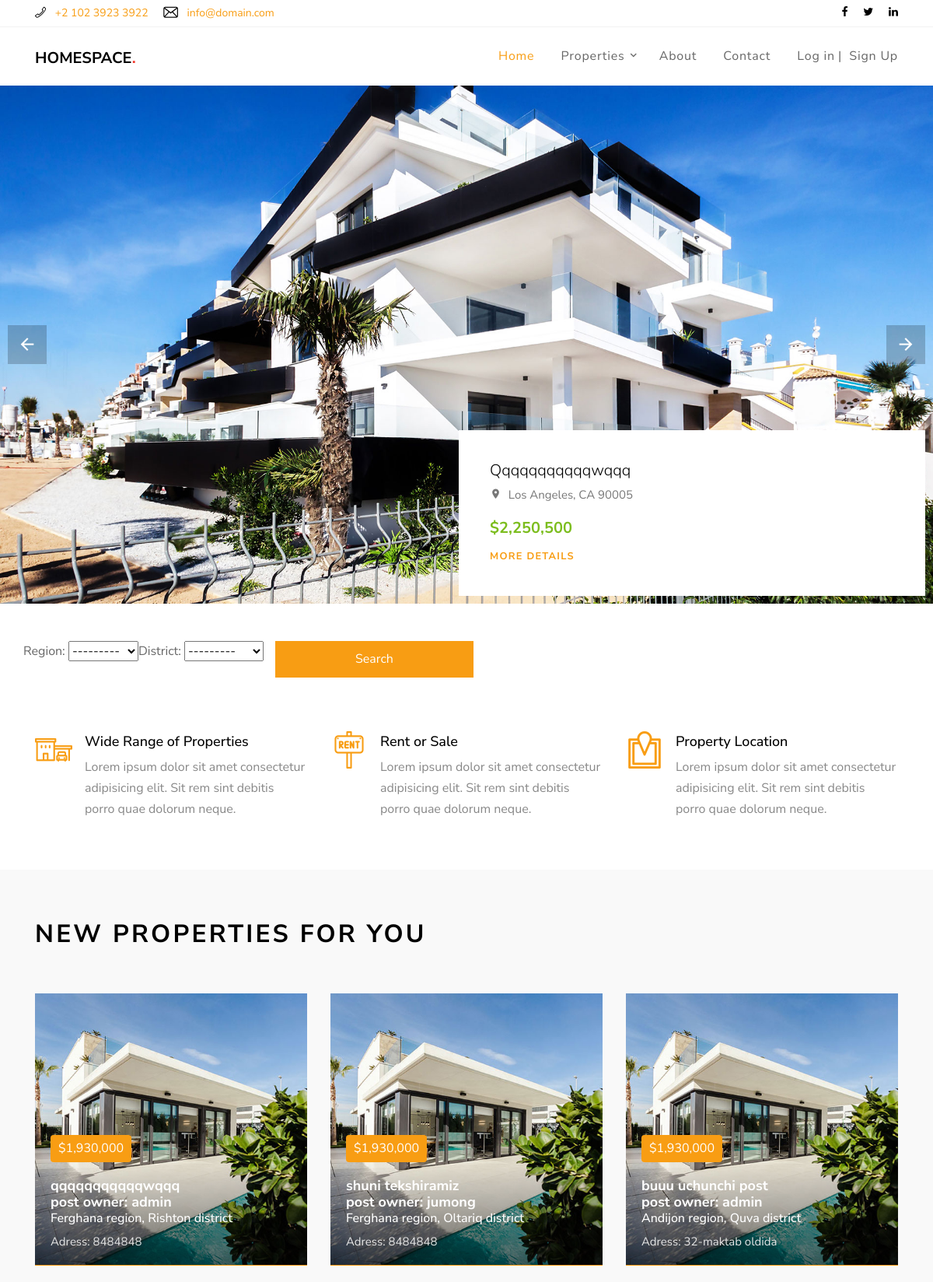
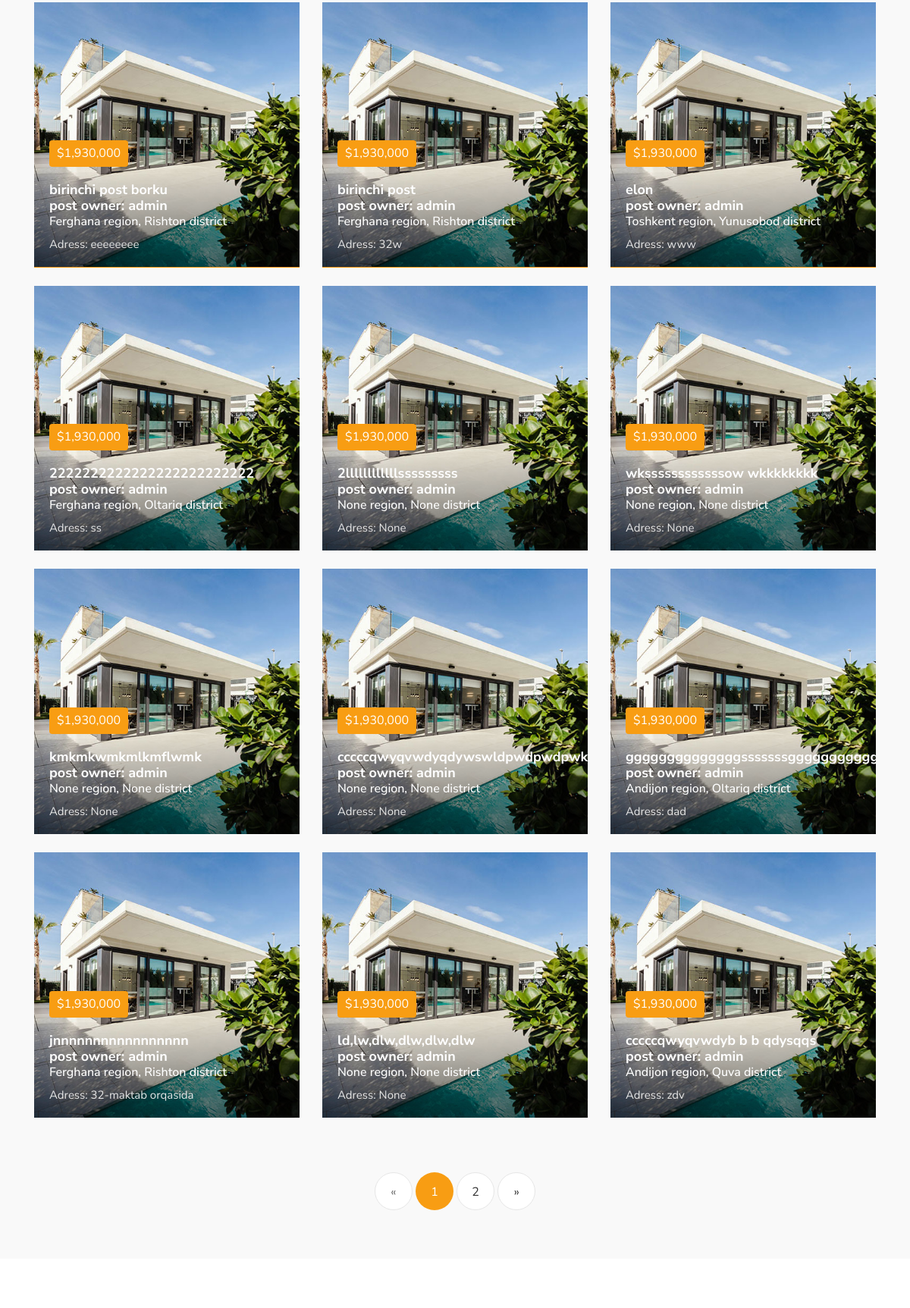
Before: / (upper part) with the older database file (2 pictures, top to bottom).
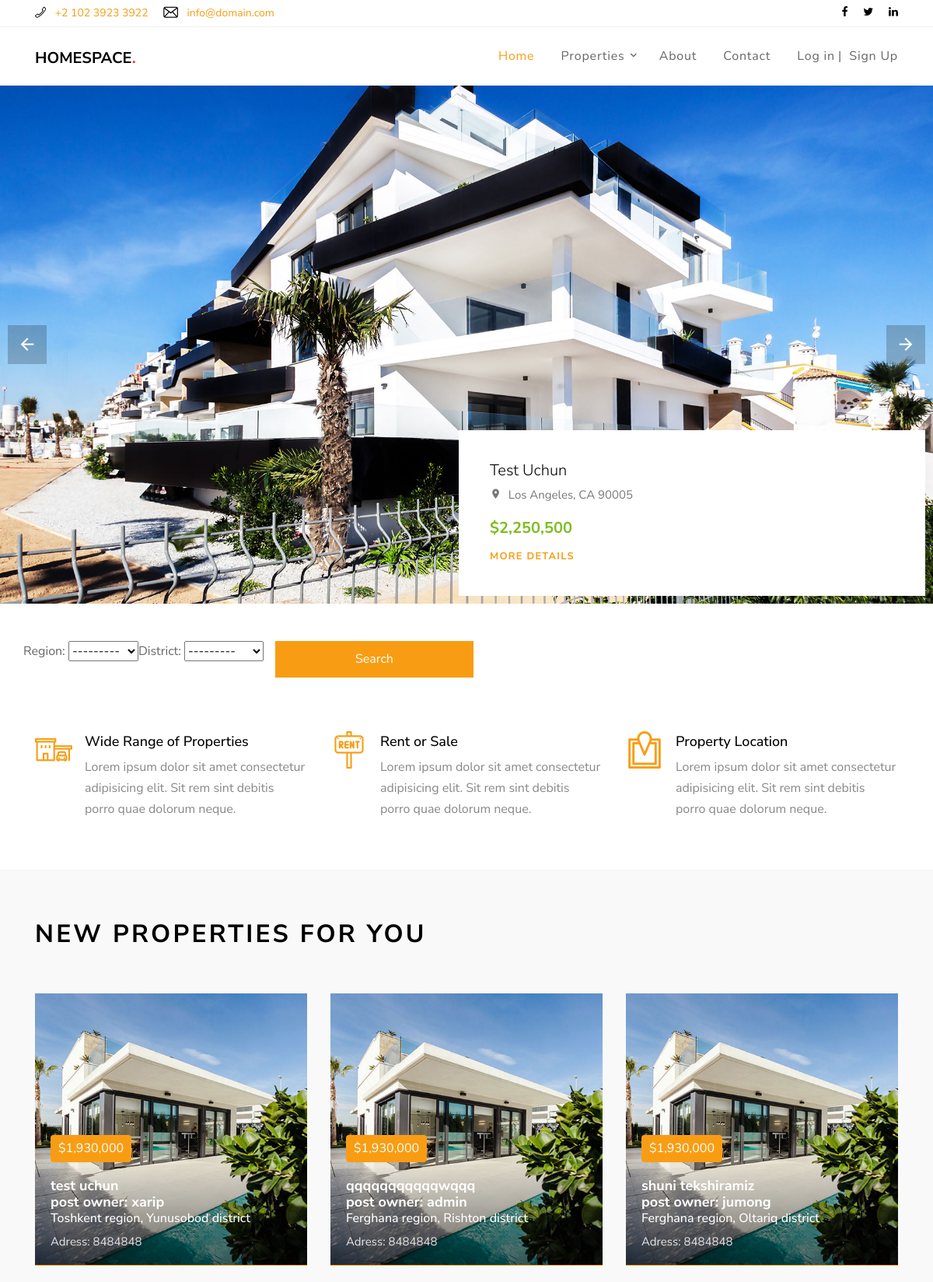
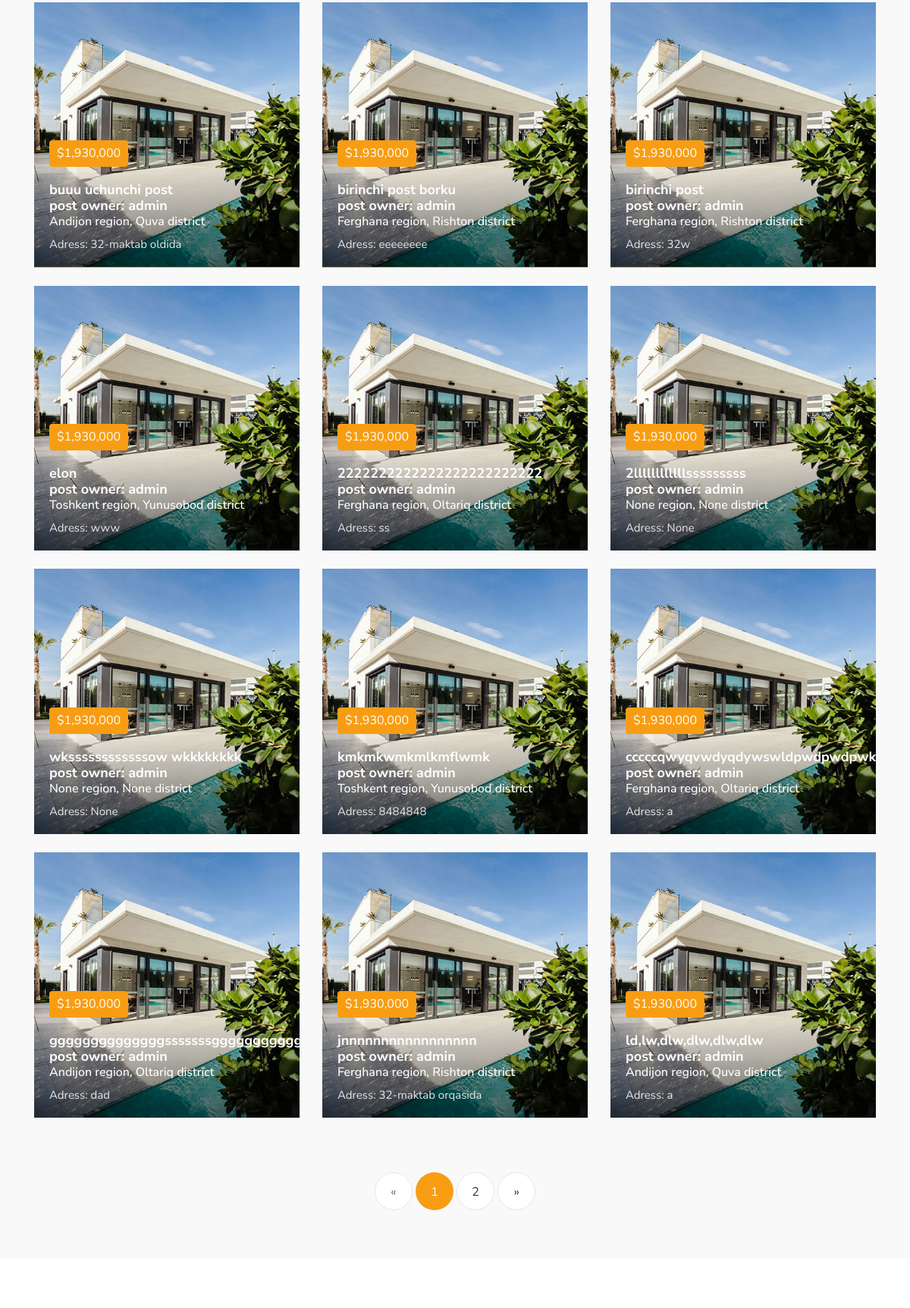
After: the same page with the newer database file (2 pictures, top to bottom).
### main/models.py (models this page shows, shortened)
class Posts(models.Model):
    title       = models.CharField(max_length=255,unique=True)
    region        = models.ForeignKey(Regions,on_delete=models.CASCADE,null=True)#default='somewhere in uzbesistan')
    district      = models.ForeignKey(Districts,on_delete=models.CASCADE,null=True)#default='somewhere in uzbesistan')
    adress        = models.CharField(max_length=255,null=True)
    diller        = models.ForeignKey(Agents,on_delete=models.SET_NULL,null=True)
    created_at    = models.DateTimeField(auto_now_add=True)
    slug = models.SlugField(max_length=255, db_index=True,blank=True)
    owner      = models.ForeignKey(User, on_delete=models.CASCADE)
    is_publish = models.BooleanField(default=False)
    is_send_mail = models.BooleanField(default=False)
    def get_absolute_url(self):
        kwargs = { 'slug': self.slug }
        return reverse('main:property', kwargs=kwargs)
    class Meta:
        ordering = ['-created_at']
        verbose_name_plural = 'Posts'
        verbose_name = 'Post'

class Regions(models.Model):
    region = models.CharField(max_length=150)
    def __str__(self):
        return self.region
    class Meta:
        verbose_name_plural = 'Regions'
        verbose_name = 'Region'

class Districts(models.Model):
    region=models.ForeignKey( Regions,on_delete=models.CASCADE )
    district = models.CharField(max_length=150)
    def __str__(self):
        return self.district
    class Meta:
        verbose_name_plural = 'Districts'
        verbose_name = 'District'

### users/models.py (models this page shows)
class CustomUser(AbstractUser):
    telefon_number = models.CharField(max_length=75,null=True,blank=True)
    create_date = models.DateTimeField(auto_now_add=True)
    email = models.EmailField(
        'email address', unique=True,
        error_messages={
            'unique': "A user with that email already exists.",
        },)
    is_agent = models.BooleanField('agent',default=False,help_text=('is agent?'),)
    agent_info = models.TextField(max_length=300,null=True,blank=True)
    telegram = models.URLField(null=True,blank=True)

### main/views.py (the view)
# urls.py: path('', HomePageView.as_view(),name='index'),
class HomePageView(ListView):
    queryset = Posts.objects.all()
    context_object_name = 'posts'
    template_name = 'index.html'
    paginate_by = 15
    paginate_orphans = 1
    def get_queryset(self):
        queryset = super().get_queryset()
        queryset=FilterHomeForm(self.request.GET, queryset=queryset)
        return queryset.qs
    def get_context_data(self, *args, **kwargs):
        try:
            context = super().get_context_data()
        except Http404:
            self.kwargs['page'] = 1
            context = super().get_context_data()
        context['objs']       = [i for i in range(9)]
        context['our_blog']   = [i for i in range(3)]
        context['main_posts'] = Posts.objects.all()[0:3]
        context['subsribe_form'] =SubscribeForm
        context['main_page']  = True
        context['filter_form']=FilterHomeForm(self.request.GET, queryset = self.get_queryset())
        context['region_page'] = ''.join([ f"region={x}&"for x in self.request.GET.getlist('region') ])
        context['district_page'] = ''.join([ f"district={x}&"for x in self.request.GET.getlist('district') ])
        return context

### templates/index.html (shortened to what this page needs)
{% extends 'base.html' %}
{% load static %}
{% block content %}
    {% include 'main-posts.html' %}
    {% include 'main-search.html' %}
<div class="site-section site-section-sm bg-light" xmlns:input="http://www.w3.org/1999/html">
      <div class="container">
        <div class="row mb-5">
          <div class="col-12">
            <div class="site-section-title">
              <h2>New Properties for You</h2>
            </div>
          </div>
        </div>
        {% include 'posts.html' %}
        {% include 'pagination.html' %}
      </div>
    </div>
    <div class="site-section">
    </div>
{% endblock %}

### templates/main-posts.html
{% load static %}
<div class="slide-one-item home-slider owl-carousel">
    {% for post in main_posts %}
      <div class="site-blocks-cover" style="background-image: url({% static 'images/hero_bg_1.jpg' %});" data-aos="fade" data-stellar-background-ratio="0.5">
        <div class="text">
          <h2>{{post.title|title}}</h2>
          <p class="location"><span class="property-icon icon-room"></span> Los Angeles, CA 90005</p>
          <p class="mb-2"><strong>$2,250,500</strong></p>
          <p class="mb-0"><a href="{{post.get_absolute_url}}" class="text-uppercase small letter-spacing-1 font-weight-bold">More Details</a></p>
        </div>
      </div>
    {% endfor %}
</div>

### templates/posts.html (shortened to what this page needs)
{% load static %}
<div class="row mb-5">
  {% if posts %}
    {% for post in posts %}
      <div class="col-md-6 col-lg-4 mb-4">
        <a href="{{ post.get_absolute_url }}" class="prop-entry d-block">
          <figure>
            <img src="{% static 'images/img_1.jpg' %}" alt="Image" class="img-fluid">
          </figure>
          <div class="prop-text">
            <div class="inner">
              <span class="price rounded">$1,930,000</span>
              <h3 class="title">{{ post.title }}</h3>
              <h5 class="title">post owner: {{ post.owner }}</h5>
              <h6 style="color:white;">{{ post.region }} region, {{ post.district }} district</h6>
              <p class="location">Adress: {{post.adress}}</p>
            </div>
          </div>
        </a>
      </div>
    {% endfor %}
  {% else %}
    <h2 style="margin-left:2%; margin-top:-4.5%;">E'lonlar mavjud emas !</h2>
  {% endif %}
</div>

Changed rows visible on the page:
no longer on one of the page's lists (row edited): Posts: title "Qqqqqqqqqqqwqqq"
no longer on this page (row unchanged): Posts: title "cccccqwyqvwdyb b b qdysqqs", owner "admin", region "Andijon", district "Quva", adress "zdv", shown under "NEW PROPERTIES FOR YOU"
added Posts: title "Test Uchun", title "test uchun", owner "xarip", region "Toshkent", district "Yunusobod", adress "8484848"
changed Posts "kmkmkwmkmlkmflwmk": region "None" → "Toshkent"; district "None" → "Yunusobod"; adress "None" → "8484848"
changed Posts "cccccqwyqvwdyqdywswldpwdpwdpwkdpwk": region "None" → "Ferghana"; district "None" → "Oltariq"; adress "None" → "a"
changed Posts "ld,lw,dlw,dlw,dlw,dlw": region "None" → "Andijon"; district "None" → "Quva"; adress "None" → "a"
